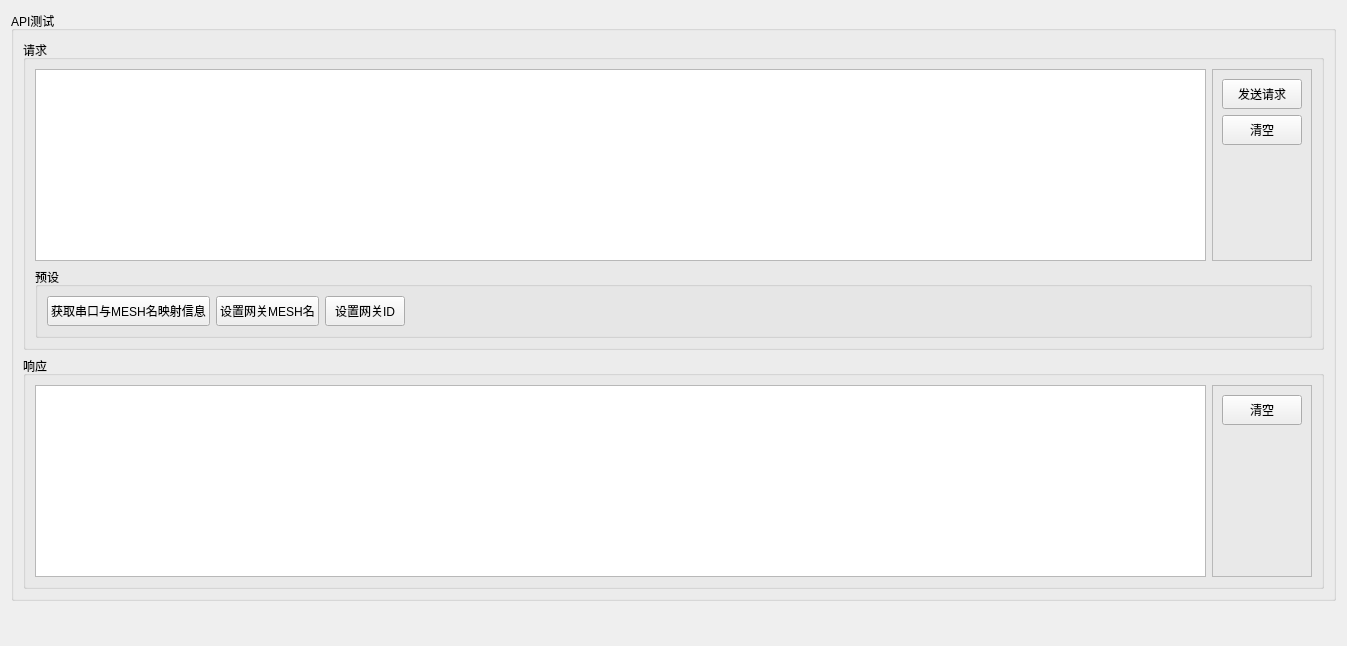
               <widget class="QWidget" name="tabAdvanceFeature">
                <attribute name="title">
                 <string>高级功能</string>
                </attribute>
                <layout class="QVBoxLayout" name="verticalLayout_14">
                 <item>
                  <widget class="QGroupBox" name="groupBox_7">
                   <property name="title">
                    <string>API测试</string>
                   </property>
                   <layout class="QVBoxLayout" name="verticalLayout_13">
                    <item>
                     <widget class="QGroupBox" name="groupBox_8">
                      <property name="title">
                       <string>请求</string>
                      </property>
                      <layout class="QVBoxLayout" name="verticalLayout_15">
                       <item>
                        <layout class="QHBoxLayout" name="horizontalLayout_10">
                         <item>
                          <widget class="QTextEdit" name="textRequest"/>
                         </item>
                         <item>
                          <widget class="QFrame" name="frame_5">
                           <property name="frameShape">
                            <enum>QFrame::StyledPanel</enum>
                           </property>
                           <property name="frameShadow">
                            <enum>QFrame::Raised</enum>
                           </property>
                           <layout class="QVBoxLayout" name="verticalLayout_11">
                            <item>
                             <widget class="QPushButton" name="buttonSendRequest">
                              <property name="minimumSize">
                               <size>
                                <width>0</width>
                                <height>30</height>
                               </size>
                              </property>
                              <property name="text">
                               <string>发送请求</string>
                              </property>
                             </widget>
                            </item>
                            <item>
                             <widget class="QPushButton" name="buttonClearRequest">
                              <property name="minimumSize">
                               <size>
                                <width>0</width>
                                <height>30</height>
                               </size>
                              </property>
                              <property name="text">
                               <string>清空</string>
                              </property>
                             </widget>
                            </item>
                            <item>
                             <spacer name="verticalSpacer_2">
                              <property name="orientation">
                               <enum>Qt::Vertical</enum>
                              </property>
                              <property name="sizeHint" stdset="0">
                               <size>
                                <width>20</width>
                                <height>93</height>
                               </size>
                              </property>
                             </spacer>
                            </item>
                           </layout>
                          </widget>
                         </item>
                        </layout>
                       </item>
                       <item>
                        <widget class="QGroupBox" name="groupBox_10">
                         <property name="title">
                          <string>预设</string>
                         </property>
                         <layout class="QHBoxLayout" name="horizontalLayout">
                          <item>
                           <widget class="QPushButton" name="buttonGetPortNameToMeshNameMapping">
                            <property name="minimumSize">
                             <size>
                              <width>0</width>
                              <height>30</height>
                             </size>
                            </property>
                            <property name="text">
                             <string>获取串口与MESH名映射信息</string>
                            </property>
                           </widget>
                          </item>
                          <item>
                           <widget class="QPushButton" name="buttonSetMeshInfo">
                            <property name="minimumSize">
                             <size>
                              <width>0</width>
                              <height>30</height>
                             </size>
                            </property>
                            <property name="text">
                             <string>设置网关MESH名</string>
                            </property>
                            <property name="flat">
                             <bool>false</bool>
                            </property>
                           </widget>
                          </item>
                          <item>
                           <widget class="QPushButton" name="buttonSetGatewayId">
                            <property name="minimumSize">
                             <size>
                              <width>0</width>
                              <height>30</height>
                             </size>
                            </property>
                            <property name="text">
                             <string>设置网关ID</string>
                            </property>
                            <property name="flat">
                             <bool>false</bool>
                            </property>
                           </widget>
                          </item>
                          <item>
                           <spacer name="horizontalSpacer">
                            <property name="orientation">
                             <enum>Qt::Horizontal</enum>
                            </property>
                            <property name="sizeHint" stdset="0">
                             <size>
                              <width>895</width>
                              <height>20</height>
                             </size>
                            </property>
                           </spacer>
                          </item>
                         </layout>
                        </widget>
                       </item>
                      </layout>
                     </widget>
                    </item>
                    <item>
                     <widget class="QGroupBox" name="groupBox_9">
                      <property name="title">
                       <string>响应</string>
                      </property>
                      <layout class="QHBoxLayout" name="horizontalLayout_11">
                       <item>
                        <widget class="QTextEdit" name="textResponse">
                         <property name="readOnly">
                          <bool>true</bool>
                         </property>
                        </widget>
                       </item>
                       <item>
                        <widget class="QFrame" name="frame_6">
                         <property name="frameShape">
                          <enum>QFrame::StyledPanel</enum>
                         </property>
                         <property name="frameShadow">
                          <enum>QFrame::Raised</enum>
                         </property>
                         <layout class="QVBoxLayout" name="verticalLayout_12">
                          <item>
                           <widget class="QPushButton" name="buttonClearResponse">
                            <property name="minimumSize">
                             <size>
                              <width>0</width>
                              <height>30</height>
                             </size>
                            </property>
                            <property name="text">
                             <string>清空</string>
                            </property>
                           </widget>
                          </item>
                          <item>
                           <spacer name="verticalSpacer_3">
                            <property name="orientation">
                             <enum>Qt::Vertical</enum>
                            </property>
                            <property name="sizeHint" stdset="0">
                             <size>
                              <width>20</width>
                              <height>130</height>
                             </size>
                            </property>
                           </spacer>
                          </item>
                         </layout>
                        </widget>
                       </item>
                      </layout>
                     </widget>
                    </item>
                   </layout>
                  </widget>
                 </item>
                 <item>
                  <spacer name="verticalSpacer_4">
                   <property name="orientation">
                    <enum>Qt::Vertical</enum>
                   </property>
                   <property name="sizeHint" stdset="0">
                    <size>
                     <width>20</width>
                     <height>34</height>
                    </size>
                   </property>
                  </spacer>
                 </item>
                </layout>
               </widget>
